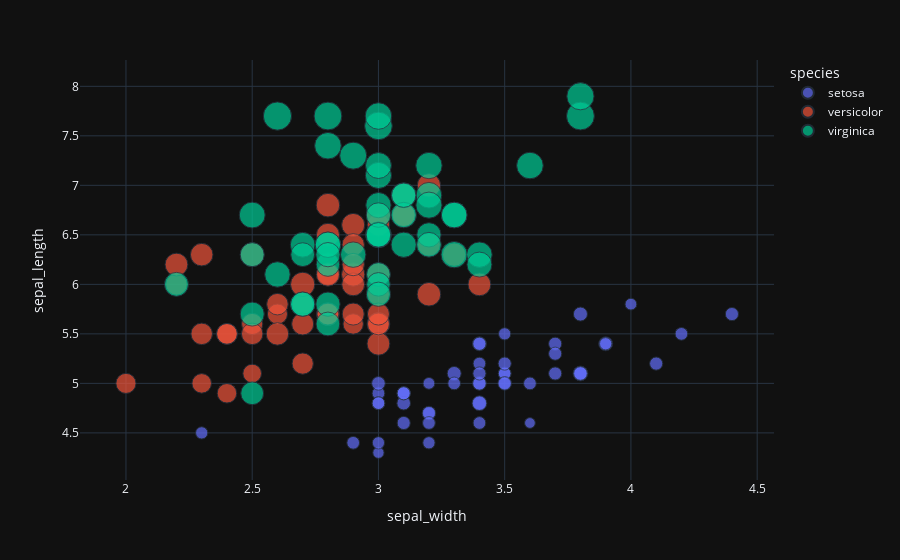

The code cell stored with this chart in its notebook:
### Code cell
# scatter chart

px.scatter(data, x="sepal_width", y="sepal_length", color="species", size='petal_length')

### Figure 1 — Plotly figure (JSON) as saved in the notebook; plotly's stock layout.template omitted (floating-point values rounded to 4 significant figures)
{"data": [{"hovertemplate": "species=setosa<br>sepal_width=%{x}<br>sepal_length=%{y}<br>petal_length=%{marker.size}<extra></extra>", "legendgroup": "setosa", "marker": {"color": "#636efa", "size": [1.4, 1.4, 1.3, 1.5, 1.4, 1.7, 1.4, 1.5, 1.4, 1.5, 1.5, 1.6, 1.4, 1.1, 1.2, 1.5, 1.3, 1.4, 1.7, 1.5, 1.7, 1.5, 1.0, 1.7, 1.9, 1.6, 1.6, 1.5, 1.4, 1.6, 1.6, 1.5, 1.5, 1.4, 1.5, 1.2, 1.3, 1.5, 1.3, 1.5, 1.3, 1.3, 1.3, 1.6, 1.9, 1.4, 1.6, 1.4, 1.5, 1.4], "sizemode": "area", "sizeref": 0.01725, "symbol": "circle"}, "mode": "markers", "name": "setosa", "orientation": "v", "showlegend": true, "x": [3.5, 3.0, 3.2, 3.1, 3.6, 3.9, 3.4, 3.4, 2.9, 3.1, 3.7, 3.4, 3.0, 3.0, 4.0, 4.4, 3.9, 3.5, 3.8, 3.8, 3.4, 3.7, 3.6, 3.3, 3.4, 3.0, 3.4, 3.5, 3.4, 3.2, 3.1, 3.4, 4.1, 4.2, 3.1, 3.2, 3.5, 3.1, 3.0, 3.4, 3.5, 2.3, 3.2, 3.5, 3.8, 3.0, 3.8, 3.2, 3.7, 3.3], "xaxis": "x", "y": [5.1, 4.9, 4.7, 4.6, 5.0, 5.4, 4.6, 5.0, 4.4, 4.9, 5.4, 4.8, 4.8, 4.3, 5.8, 5.7, 5.4, 5.1, 5.7, 5.1, 5.4, 5.1, 4.6, 5.1, 4.8, 5.0, 5.0, 5.2, 5.2, 4.7, 4.8, 5.4, 5.2, 5.5, 4.9, 5.0, 5.5, 4.9, 4.4, 5.1, 5.0, 4.5, 4.4, 5.0, 5.1, 4.8, 5.1, 4.6, 5.3, 5.0], "yaxis": "y", "type": "scatter"}, {"hovertemplate": "species=versicolor<br>sepal_width=%{x}<br>sepal_length=%{y}<br>petal_length=%{marker.size}<extra></extra>", "legendgroup": "versicolor", "marker": {"color": "#EF553B", "size": [4.7, 4.5, 4.9, 4.0, 4.6, 4.5, 4.7, 3.3, 4.6, 3.9, 3.5, 4.2, 4.0, 4.7, 3.6, 4.4, 4.5, 4.1, 4.5, 3.9, 4.8, 4.0, 4.9, 4.7, 4.3, 4.4, 4.8, 5.0, 4.5, 3.5, 3.8, 3.7, 3.9, 5.1, 4.5, 4.5, 4.7, 4.4, 4.1, 4.0, 4.4, 4.6, 4.0, 3.3, 4.2, 4.2, 4.2, 4.3, 3.0, 4.1], "sizemode": "area", "sizeref": 0.01725, "symbol": "circle"}, "mode": "markers", "name": "versicolor", "orientation": "v", "showlegend": true, "x": [3.2, 3.2, 3.1, 2.3, 2.8, 2.8, 3.3, 2.4, 2.9, 2.7, 2.0, 3.0, 2.2, 2.9, 2.9, 3.1, 3.0, 2.7, 2.2, 2.5, 3.2, 2.8, 2.5, 2.8, 2.9, 3.0, 2.8, 3.0, 2.9, 2.6, 2.4, 2.4, 2.7, 2.7, 3.0, 3.4, 3.1, 2.3, 3.0, 2.5, 2.6, 3.0, 2.6, 2.3, 2.7, 3.0, 2.9, 2.9, 2.5, 2.8], "xaxis": "x", "y": [7.0, 6.4, 6.9, 5.5, 6.5, 5.7, 6.3, 4.9, 6.6, 5.2, 5.0, 5.9, 6.0, 6.1, 5.6, 6.7, 5.6, 5.8, 6.2, 5.6, 5.9, 6.1, 6.3, 6.1, 6.4, 6.6, 6.8, 6.7, 6.0, 5.7, 5.5, 5.5, 5.8, 6.0, 5.4, 6.0, 6.7, 6.3, 5.6, 5.5, 5.5, 6.1, 5.8, 5.0, 5.6, 5.7, 5.7, 6.2, 5.1, 5.7], "yaxis": "y", "type": "scatter"}, {"hovertemplate": "species=virginica<br>sepal_width=%{x}<br>sepal_length=%{y}<br>petal_length=%{marker.size}<extra></extra>", "legendgroup": "virginica", "marker": {"color": "#00cc96", "size": [6.0, 5.1, 5.9, 5.6, 5.8, 6.6, 4.5, 6.3, 5.8, 6.1, 5.1, 5.3, 5.5, 5.0, 5.1, 5.3, 5.5, 6.7, 6.9, 5.0, 5.7, 4.9, 6.7, 4.9, 5.7, 6.0, 4.8, 4.9, 5.6, 5.8, 6.1, 6.4, 5.6, 5.1, 5.6, 6.1, 5.6, 5.5, 4.8, 5.4, 5.6, 5.1, 5.1, 5.9, 5.7, 5.2, 5.0, 5.2, 5.4, 5.1], "sizemode": "area", "sizeref": 0.01725, "symbol": "circle"}, "mode": "markers", "name": "virginica", "orientation": "v", "showlegend": true, "x": [3.3, 2.7, 3.0, 2.9, 3.0, 3.0, 2.5, 2.9, 2.5, 3.6, 3.2, 2.7, 3.0, 2.5, 2.8, 3.2, 3.0, 3.8, 2.6, 2.2, 3.2, 2.8, 2.8, 2.7, 3.3, 3.2, 2.8, 3.0, 2.8, 3.0, 2.8, 3.8, 2.8, 2.8, 2.6, 3.0, 3.4, 3.1, 3.0, 3.1, 3.1, 3.1, 2.7, 3.2, 3.3, 3.0, 2.5, 3.0, 3.4, 3.0], "xaxis": "x", "y": [6.3, 5.8, 7.1, 6.3, 6.5, 7.6, 4.9, 7.3, 6.7, 7.2, 6.5, 6.4, 6.8, 5.7, 5.8, 6.4, 6.5, 7.7, 7.7, 6.0, 6.9, 5.6, 7.7, 6.3, 6.7, 7.2, 6.2, 6.1, 6.4, 7.2, 7.4, 7.9, 6.4, 6.3, 6.1, 7.7, 6.3, 6.4, 6.0, 6.9, 6.7, 6.9, 5.8, 6.8, 6.7, 6.7, 6.3, 6.5, 6.2, 5.9], "yaxis": "y", "type": "scatter"}], "layout": {"xaxis": {"anchor": "y", "domain": [0.0, 1.0], "title": {"text": "sepal_width"}}, "yaxis": {"anchor": "x", "domain": [0.0, 1.0], "title": {"text": "sepal_length"}}, "legend": {"title": {"text": "species"}, "tracegroupgap": 0, "itemsizing": "constant"}, "margin": {"t": 60}}}
